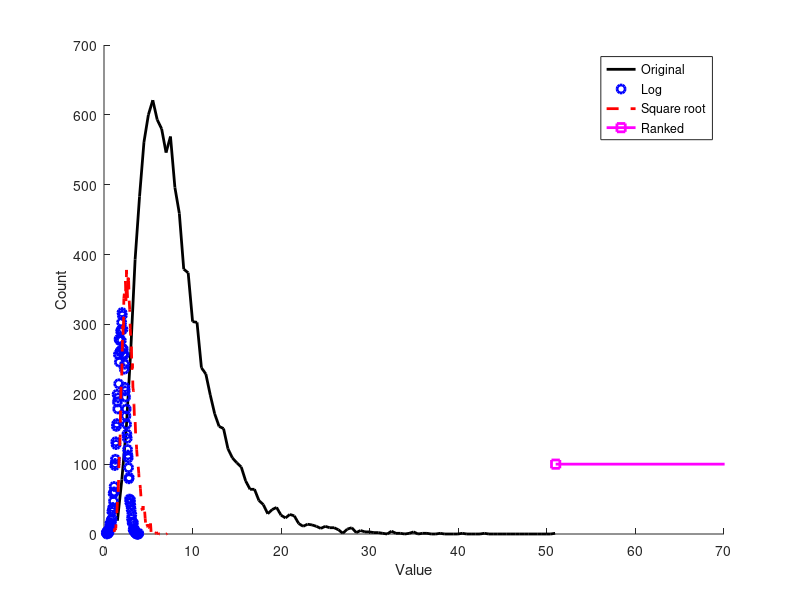
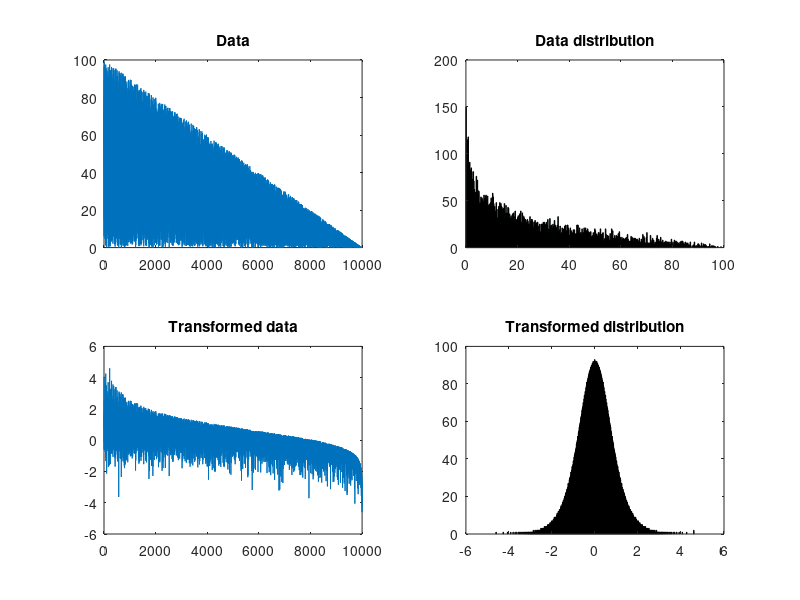

Write MATLAB code to recreate these figures, in order.
%% Data transformations
%% Transformation of  normally distributed data
% Create log-normal distribution
n = 10000;
data = exp( 2+randn(n,1)/2 );
[y,x] = hist(data,100);

% Apply logarithm transformation
logData = log(data);
[yl,xl] = hist(logData,100);

% Apply square root transformation
sqrData = sqrt(data);
[ys,xs] = hist(sqrData,100);

% Apply rank (order) transformation
rankData = tiedrank(data);
[yr,xr] = hist(rankData,100);

%% Visualize transformations
figure(1), clf, hold on
plot(x,y,'k','linew',2)
plot(xl,yl,'bo','linew',2)
plot(xs,ys,'r--','linew',2)
plot(xr,yr,'ms-','linew',2)

legend({'Original';'Log';'Square root';'Ranked'})
set(gca,'xlim',[0 70])
xlabel('Value'), ylabel('Count')

%% Transformation of  non-normally distributed data to Gaussian
% Create non-normal distribution
dataN = linspace(100,.001,n) .* rand(1,n);

% Step 1: Apply rank (order) transformation
rankDataN = tiedrank(dataN);

% Step 2: Scale values between -1 to 1
rankDataN = rankDataN/n; % scale to maximum of 1
rankDataN = rankDataN*2; % scale to [0 2]
rankDataN = rankDataN-1; % scale to [-1 1]

% Step 3: Apply the inverse hyperbolic tangent
rankDataN = atanh(rankDataN);

%% Visualize data, distribuion and transformation
figure(2), clf
subplot(221)
plot(dataN), title('Data')

subplot(222)
hist(dataN,round(n/20))
title('Data distribution')

subplot(223)
plot(rankDataN)
title('Transformed data')

subplot(224)
hist(rankDataN,round(n/20))
title('Transformed distribution')
%% end